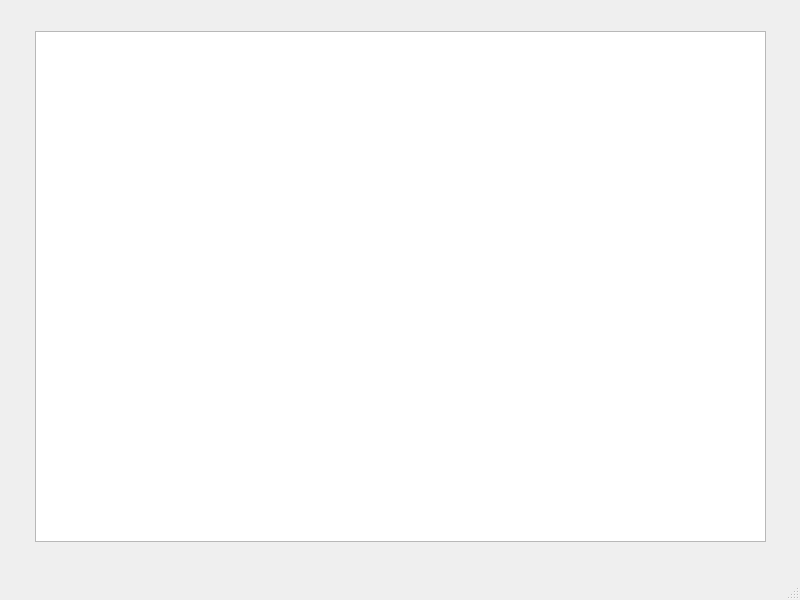
<?xml version="1.0" encoding="UTF-8"?>
<ui version="4.0">
 <class>MainWindow</class>
 <widget class="QMainWindow" name="MainWindow">
  <property name="geometry">
   <rect>
    <x>0</x>
    <y>0</y>
    <width>800</width>
    <height>600</height>
   </rect>
  </property>
  <property name="windowTitle">
   <string>Output</string>
  </property>
  <widget class="QWidget" name="centralwidget">
   <widget class="QTextBrowser" name="txt">
    <property name="geometry">
     <rect>
      <x>35</x>
      <y>31</y>
      <width>731</width>
      <height>511</height>
     </rect>
    </property>
    <property name="font">
     <font>
      <pointsize>16</pointsize>
     </font>
    </property>
    <property name="documentTitle">
     <string/>
    </property>
   </widget>
  </widget>
  <widget class="QStatusBar" name="statusbar"/>
 </widget>
 <resources/>
 <connections/>
</ui>
